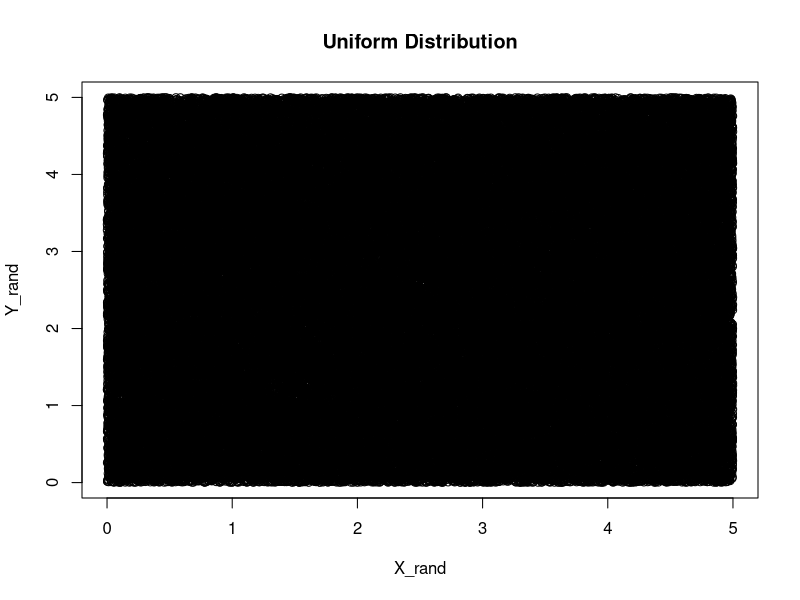
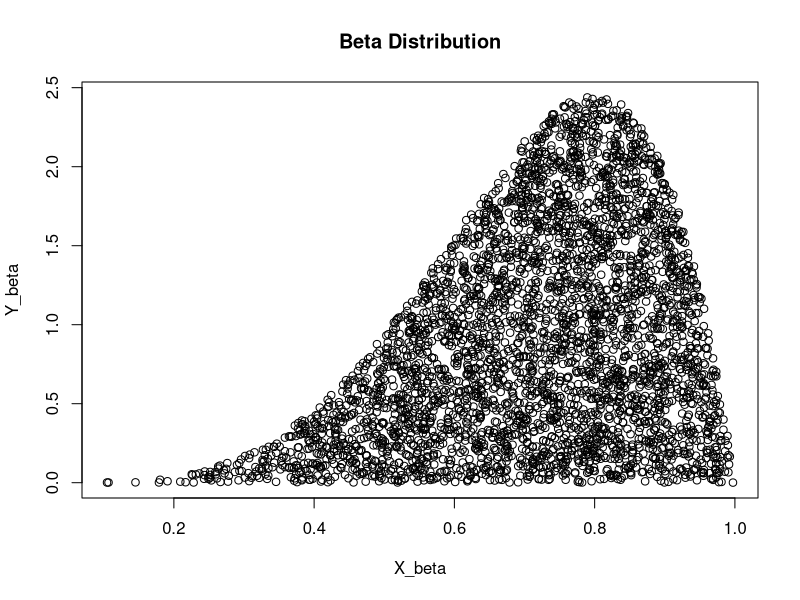
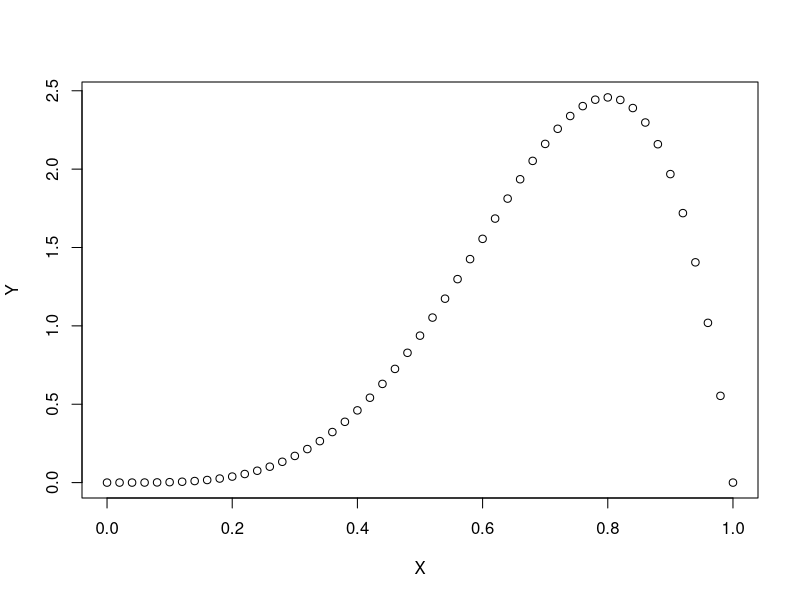

Generate these figures, in order, with R:
## ---- chunk 1
knitr::opts_chunk$set(echo = TRUE)
## ---- chunk 2
a <- 5
b <- 2
beta <- function(x) x^(5-1) * (1-x)^(2-1)

set.seed(12345)
n = 10^5
X_rand <- runif(n, min=0, max=5)
Y_rand <- runif(n, min=0, max=5)

plot(X_rand, Y_rand, main='Uniform Distribution')

## ---- chunk 3

beta_dist <- lapply(X_rand, beta) >= Y_rand/30

X_beta <- X_rand[beta_dist]
Y_beta <- Y_rand[beta_dist]

plot(X_beta, Y_beta, main='Beta Distribution')
## ---- chunk 4
median = sum(Y_beta)/length(Y_beta)
median
## ---- chunk 5
X <- seq(0, 1, by = 0.02)
Y <- dbeta(X, shape1=a, shape2=b)
M = median(X, na.rm = FALSE)
M
plot(X,Y)
